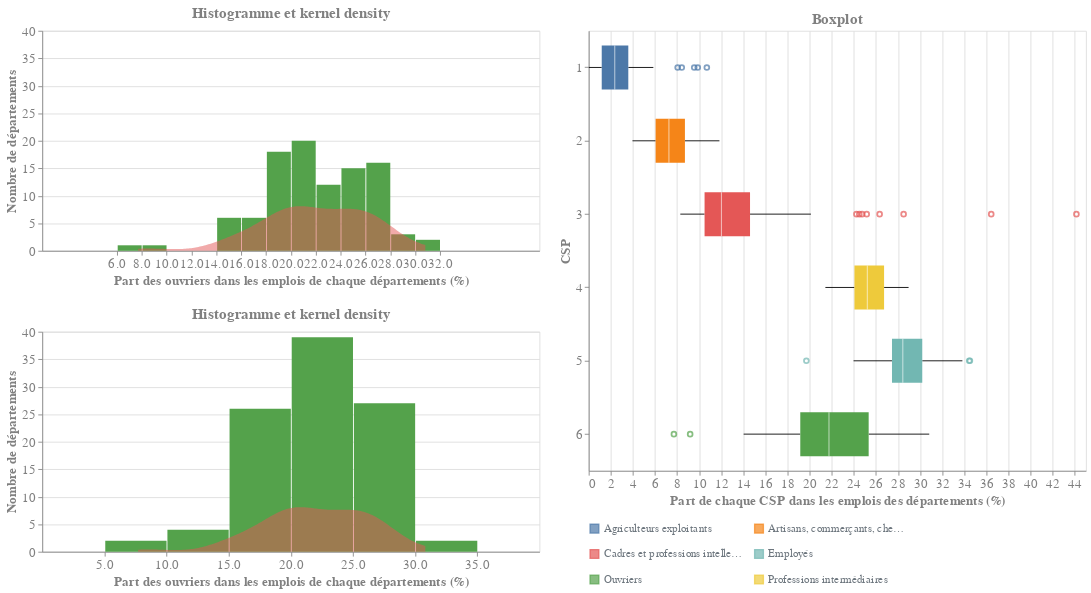

The notebook cell this image was saved under:
### Markdown cell above
<h2> <i class="fa-solid fa-chart-area" style="color: #94bc14"></i> Visualiser la série statistique à l'aide de graphiques </h2>

### Code cell
source = csp_fr.query("CS1_6=='6'")
cs6_base = alt.Chart(
    source, title="Histogramme et kernel density", width=565, height=250
)

cs6_bar_15 = cs6_base.mark_bar(color="#54a24b",).encode(
    x=alt.X(
        "OBS_VALUE_p:Q",
        bin=alt.Bin(maxbins=15),
        scale=alt.Scale(domain=(0, 40)),
        title="Part des ouvriers dans les emplois de chaque départements (%)",
    ),
    y=alt.Y(
        "count()",
        title="Nombre de départements",
        scale=alt.Scale(domain=(0, 40)),
    ),
    tooltip=[alt.Tooltip("count()", title="Nombre de départements")],
)

cs6_bar_10 = cs6_base.mark_bar(color="#54a24b",).encode(
    x=alt.X(
        "OBS_VALUE_p:Q",
        bin=alt.Bin(maxbins=10),
        scale=alt.Scale(domain=(0, 40)),
        title="Part des ouvriers dans les emplois de chaque départements (%)",
    ),
    y=alt.Y(
        "count()",
        title="Nombre de départements",
        scale=alt.Scale(domain=(0, 40)),
    ),
    tooltip=[alt.Tooltip("count()", title="Nombre de départements")],
)

cs6_kd = (
    cs6_base.transform_density(
        "OBS_VALUE_p",
        as_=["OBS_VALUE_p", "value"],
        counts=True,
    )
    .mark_area(opacity=0.5, color="#e45756")
    .encode(
        x="OBS_VALUE_p:Q",
        y="value:Q",
    )
)


csall_base = alt.Chart(csp_fr, title="Boxplot", width=565, height=500)
cs6_box = csall_base.mark_boxplot(size=50).encode(
    x=alt.X(
        "OBS_VALUE_p:Q",
        scale=alt.Scale(domain=(0, 45)),
        title="Part de chaque CSP dans les emplois des départements (%)",
    ),
    y=alt.Y("CS1_6:N", title="CSP"),
    color=alt.Color("CS1_6_label:N", legend=alt.Legend(title="")),
    tooltip=[alt.Tooltip("OBS_VALUE_p")],
)


alt.hconcat(
    alt.vconcat(cs6_bar_15 + cs6_kd, cs6_bar_10 + cs6_kd), cs6_box
).configure_legend(
    titleFontSize=14,
    labelFontSize=13,
    labelColor=EnvVar.template["LEG_LABEL_COL"],
    titleColor=EnvVar.template["LEG_TITLE_COL"],
    titleLimit=500,
    titlePadding=7,
    direction="horizontal",
    orient="bottom",
    columnPadding=10,
    columns=2,
    rowPadding=12,
    symbolType="square",
).configure_title(
    fontSize=17, color="gray"
).resolve_scale(
    color="independent"
).configure_axis(
    labelFontSize=15,
    titleFontSize=15,
    labelColor="gray",
    titleColor="gray",
)
